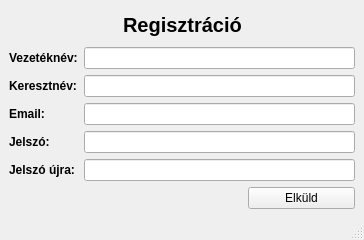
<?xml version="1.0" encoding="UTF-8"?>
<ui version="4.0">
 <class>MainWindow</class>
 <widget class="QMainWindow" name="MainWindow">
  <property name="geometry">
   <rect>
    <x>0</x>
    <y>0</y>
    <width>364</width>
    <height>240</height>
   </rect>
  </property>
  <property name="windowTitle">
   <string>Regisztráció</string>
  </property>
  <widget class="QWidget" name="centralwidget">
   <layout class="QGridLayout" name="gridLayout">
    <item row="0" column="0">
     <spacer name="horizontalSpacer_2">
      <property name="orientation">
       <enum>Qt::Horizontal</enum>
      </property>
      <property name="sizeHint" stdset="0">
       <size>
        <width>102</width>
        <height>20</height>
       </size>
      </property>
     </spacer>
    </item>
    <item row="0" column="1">
     <widget class="QLabel" name="label_6">
      <property name="font">
       <font>
        <pointsize>15</pointsize>
        <weight>75</weight>
        <bold>true</bold>
       </font>
      </property>
      <property name="text">
       <string>Regisztráció</string>
      </property>
     </widget>
    </item>
    <item row="0" column="2">
     <spacer name="horizontalSpacer_3">
      <property name="orientation">
       <enum>Qt::Horizontal</enum>
      </property>
      <property name="sizeHint" stdset="0">
       <size>
        <width>101</width>
        <height>20</height>
       </size>
      </property>
     </spacer>
    </item>
    <item row="1" column="0" colspan="3">
     <layout class="QFormLayout" name="formLayout">
      <property name="fieldGrowthPolicy">
       <enum>QFormLayout::AllNonFixedFieldsGrow</enum>
      </property>
      <item row="0" column="0">
       <widget class="QLabel" name="label">
        <property name="font">
         <font>
          <weight>75</weight>
          <bold>true</bold>
         </font>
        </property>
        <property name="text">
         <string>Vezetéknév:</string>
        </property>
       </widget>
      </item>
      <item row="0" column="1">
       <widget class="QLineEdit" name="lastNameField"/>
      </item>
      <item row="1" column="0">
       <widget class="QLabel" name="label_2">
        <property name="font">
         <font>
          <weight>75</weight>
          <bold>true</bold>
         </font>
        </property>
        <property name="text">
         <string>Keresztnév:</string>
        </property>
       </widget>
      </item>
      <item row="1" column="1">
       <widget class="QLineEdit" name="firstNameField"/>
      </item>
      <item row="2" column="0">
       <widget class="QLabel" name="label_3">
        <property name="font">
         <font>
          <weight>75</weight>
          <bold>true</bold>
         </font>
        </property>
        <property name="text">
         <string>Email:</string>
        </property>
       </widget>
      </item>
      <item row="2" column="1">
       <widget class="QLineEdit" name="emailField"/>
      </item>
      <item row="3" column="0">
       <widget class="QLabel" name="label_4">
        <property name="font">
         <font>
          <weight>75</weight>
          <bold>true</bold>
         </font>
        </property>
        <property name="text">
         <string>Jelszó:</string>
        </property>
       </widget>
      </item>
      <item row="3" column="1">
       <widget class="QLineEdit" name="passwordField"/>
      </item>
      <item row="4" column="0">
       <widget class="QLabel" name="label_5">
        <property name="font">
         <font>
          <weight>75</weight>
          <bold>true</bold>
         </font>
        </property>
        <property name="text">
         <string>Jelszó újra:</string>
        </property>
       </widget>
      </item>
      <item row="4" column="1">
       <widget class="QLineEdit" name="passwordAgainField"/>
      </item>
     </layout>
    </item>
    <item row="2" column="0" colspan="2">
     <spacer name="horizontalSpacer">
      <property name="orientation">
       <enum>Qt::Horizontal</enum>
      </property>
      <property name="sizeHint" stdset="0">
       <size>
        <width>233</width>
        <height>20</height>
       </size>
      </property>
     </spacer>
    </item>
    <item row="2" column="2">
     <widget class="QPushButton" name="signUpButton">
      <property name="text">
       <string>Elküld</string>
      </property>
     </widget>
    </item>
   </layout>
  </widget>
  <widget class="QStatusBar" name="statusbar"/>
 </widget>
 <resources/>
 <connections/>
</ui>
